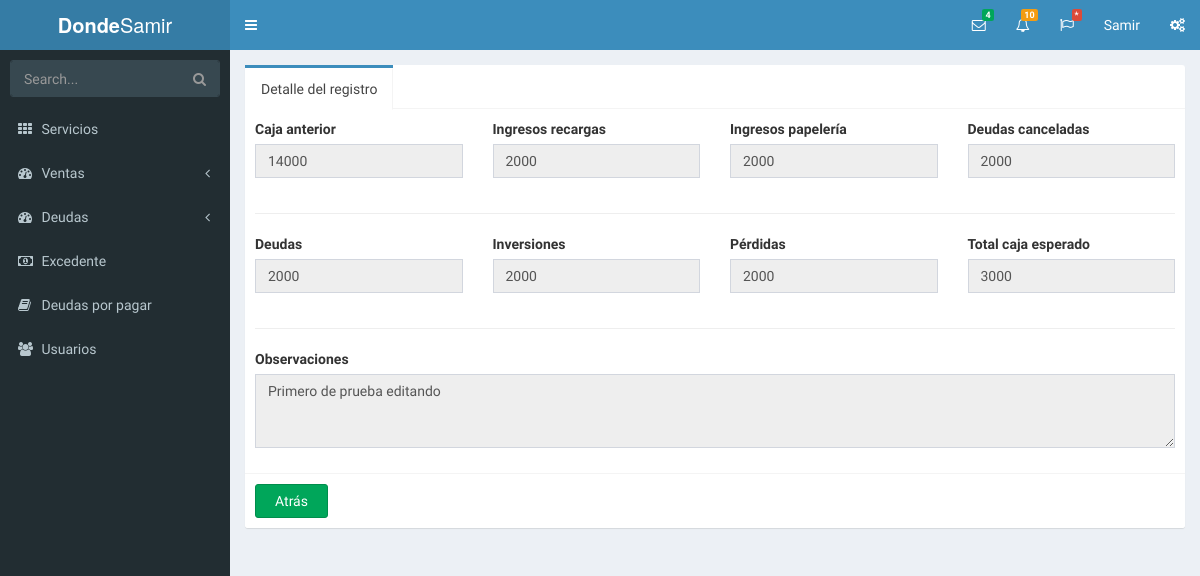
The app's page /index.php?seccion=excedente&accion=ver_detalle&id=2 (signed in) with its own data.
### tables this page shows
CREATE TABLE `excedente` (
  `ID` int(11) NOT NULL,
  `FECHA` date NOT NULL,
  `CAJA` double NOT NULL,
  `ING_PAPELERIA` double NOT NULL,
  `ING_RECARGAS` double NOT NULL,
  `DEUDAS_CANCEL` double NOT NULL,
  `INVERSIONES` double NOT NULL,
  `PRESTAMOS` double NOT NULL,
  `PERDIDAS` double NOT NULL,
  `TOTAL_REAL` double NOT NULL,
  `OBSERVACION` text DEFAULT NULL
);

### contenidos/excedente/detalle.php (the view)
<?php
  $id = isset($_GET['id']) ? $_GET['id'] : 0;
  $registro = "SELECT * FROM excedente WHERE ID = '$id' LIMIT 1";
  $exc = mysqli_query($cnx, $registro);
  $venta = mysqli_fetch_assoc($exc);
?>
 <div class="row">
        <div class="col-md-12">
          <div class="nav-tabs-custom">
            <ul class="nav nav-tabs">
              <li class="active"><a href="#tab_1" data-toggle="tab">Detalle del registro</a></li>
            </ul>
            <div class="tab-content">
              <div class="tab-pane active" id="tab_1">
                <form role="form">
                  <div class="row">
                  <div class="col-xs-3">
                    <div class="form-group">
                      <label>Caja anterior</label>
                      <input type="number" value="<?php echo $venta['CAJA']; ?>" class="form-control" readonly/>
                    </div>
                  </div>
                  <div class="col-xs-3">
                    <div class="form-group">
                      <label>Ingresos recargas</label>
                      <input type="number" value="<?php echo $venta['ING_RECARGAS']; ?>" class="form-control" readonly/>
                    </div>
                  </div>
                  <div class="col-xs-3">
                    <div class="form-group">
                      <label>Ingresos papelería</label>
                      <input type="number" value="<?php echo $venta['ING_PAPELERIA']; ?>" class="form-control" readonly/>
                    </div>
                  </div>
                  <div class="col-xs-3">
                    <div class="form-group">
                      <label>Deudas canceladas</label>
                      <input type="number" value="<?php echo $venta['DEUDAS_CANCEL']; ?>" class="form-control" readonly/>
                    </div>
                  </div>
                </div>
                <hr/>
                <div class="row">
                  <div class="col-xs-3">
                    <div class="form-group">
                      <label>Deudas</label>
                      <input type="number" value="<?php echo $venta['PRESTAMOS']; ?>" class="form-control" readonly/>
                    </div>
                  </div>
                  <div class="col-xs-3">
                    <div class="form-group">
                      <label>Inversiones</label>
                      <input type="number" value="<?php echo $venta['INVERSIONES']; ?>" class="form-control" readonly/>
                    </div>
                  </div>
                  <div class="col-xs-3">
                    <div class="form-group">
                      <label>Pérdidas</label>
                      <input type="number" value="<?php echo $venta['PERDIDAS']; ?>" class="form-control" readonly/>
                    </div>
                  </div>
                  <div class="col-xs-3">
                    <div class="form-group">
                      <label>Total caja esperado</label>
                      <input id="total_esperado" type="number" name="total_esperado" min="0" value="<?php echo $venta['TOTAL_REAL']; ?>" class="form-control" readonly/>
                    </div>
                  </div>
                </div>
                <hr/>
                <div class="form-group">
                  <label>Observaciones</label>
                  <textarea name="observacion" class="form-control" rows="3" readonly/><?php echo $venta['OBSERVACION']; ?></textarea>
                </div>
                </form>
              </div>
              </div>
              <div class="box-footer">
                <a href="index.php?seccion=excedente&accion=listar" style="width: 73px; height: 34px;" class="btn btn-success">Atrás</a>
              </div>
            </div>
          </div>
        </div>

### records on screen
excedente: CAJA "14000", ING_RECARGAS "2000", ING_PAPELERIA "2000", DEUDAS_CANCEL "2000", PRESTAMOS "2000", INVERSIONES "2000", PERDIDAS "2000", total_esperado "3000", observacion "Primero de prueba editando"

### other values on screen
$_SESSION['NOMBRE'] "Samir"
